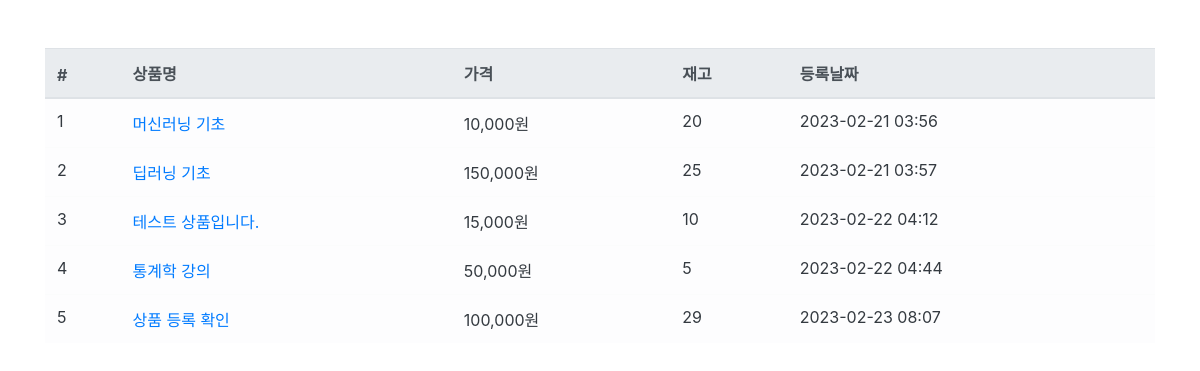
The app's page /product/ with its own data.
### product/models.py (models this page shows, shortened)
class Product(models.Model):
    product_name = models.CharField(max_length=256, verbose_name="상품명")
    product_price = models.IntegerField(verbose_name="상품가격")
    product_desc = models.TextField(verbose_name="상품설명")
    product_stock = models.IntegerField(verbose_name="상품재고")
    registered_date = models.DateTimeField(auto_now_add=True, verbose_name="등록날짜")
    class Meta:
        db_table="tb_product"
        verbose_name = "상품"
        verbose_name_plural = "상품"

### product/views.py (the view)
# urls.py: path('', views.ProductList.as_view()),
class ProductList(ListView):
    model = Product
    template_name = 'product_list.html'
    context_object_name = 'product_list'

### product/templates/product_list.html
{% extends "base.html" %}
{% load humanize %}
{% block contents %}
<div class="row mt-5">
    <div class="col-12">
        <table class="table table-light">
            <thead class="thead-light">
                <tr>
                    <th scope="col">#</th>
                    <th scope="col">상품명</th>
                    <th scope="col">가격</th>
                    <th scope="col">재고</th>
                    <th scope="col">등록날짜</th>
                </tr>
            </thead>
            <tbody class="text-dark">
                {% for product in product_list %}
                <tr>
                    <td scope="row"> {{ product.id }}</td>
                    <td scope="row"> <a href="detail/{{ product.id }}">{{ product.product_name }}</a></td>
                    <td scope="row"> {{ product.product_price|intcomma }}원</td>
                    <td scope="row"> {{ product.product_stock }}</td>
                    <td scope="row"> {{ product.registered_date|date:'Y-m-d H:i' }}</td>
                </tr>
                {% endfor %}
            </tbody>
        </table>
    </div>
</div>
{% endblock%}

### simple_shop/templates/base.html (shortened to what this page needs)
<html>
<head>
    <link rel="stylesheet" href="https://cdn.jsdelivr.net/npm/bootstrap@4.3.1/dist/css/bootstrap.min.css">
</head>
<body>
    <div class="container">
        {% block contents %}
        {% endblock%}
    </div>
</body>
</html>

### records on screen
Product: id "1", product_name "머신러닝 기초", product_price "10,000", product_stock "20", registered_date "2023-02-21 03:56"
Product: id "2", product_name "딥러닝 기초", product_price "150,000", product_stock "25", registered_date "2023-02-21 03:57"
Product: id "3", product_name "테스트 상품입니다.", product_price "15,000", product_stock "10", registered_date "2023-02-22 04:12"
Product: id "4", product_name "통계학 강의", product_price "50,000", product_stock "5", registered_date "2023-02-22 04:44"
Product: id "5", product_name "상품 등록 확인", product_price "100,000", product_stock "29", registered_date "2023-02-23 08:07"
